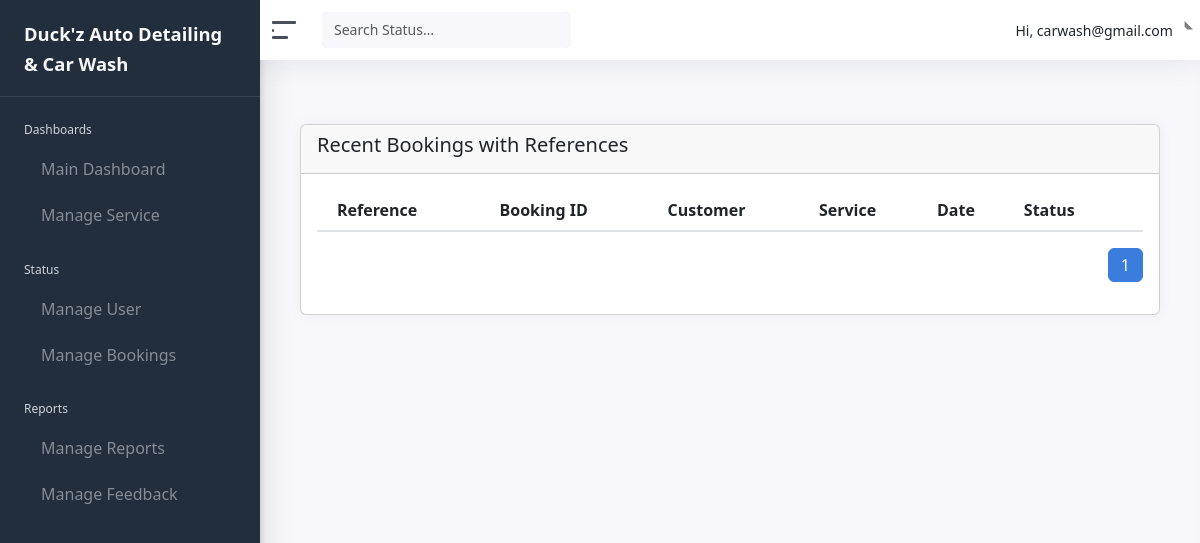
/admin/manage_reference.php (signed in), run on an earlier commit of the app's database.
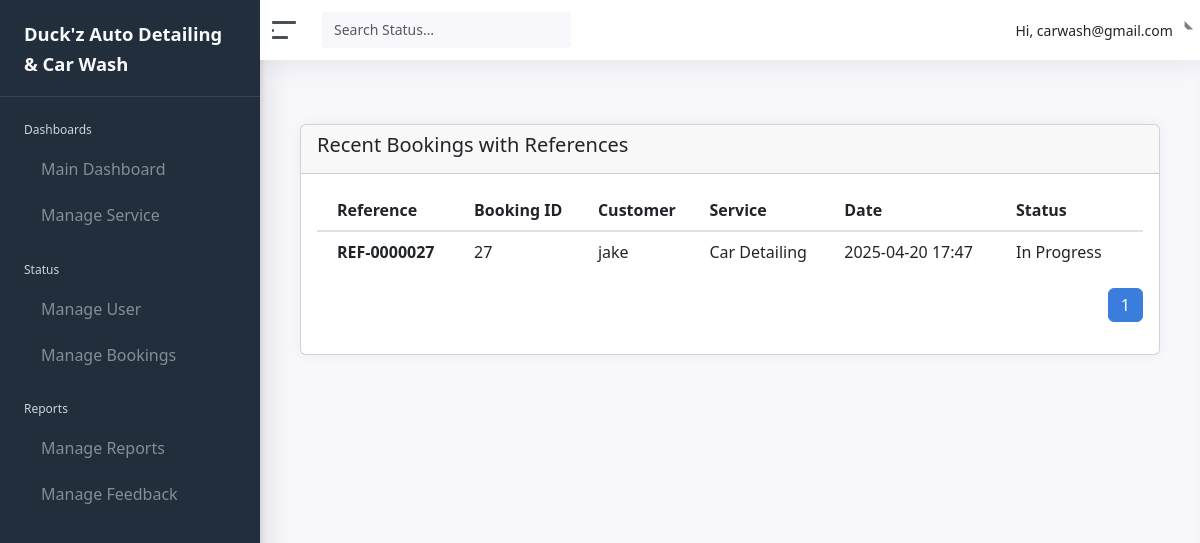
And on a later commit of the database.
### tables this page shows
CREATE TABLE `bookings` (
  `BookingID` int(11) NOT NULL,
  `CustomerID` int(11) NOT NULL,
  `ServiceID` int(11) NOT NULL,
  `BookingDate` datetime DEFAULT current_timestamp(),
  `StatusID` int(11) DEFAULT 1
);

CREATE TABLE `customer` (
  `CustomerID` int(11) NOT NULL,
  `Username` varchar(50) NOT NULL,
  `EmailAddress` varchar(100) NOT NULL,
  `Age` int(11) DEFAULT NULL,
  `Password` varchar(255) NOT NULL,
  `ConfirmPassword` varchar(255) NOT NULL,
  `ProfilePicture` varchar(255) DEFAULT NULL,
  `ServiceID` int(11) DEFAULT NULL,
  `BookingDate` datetime DEFAULT NULL,
  `StatusID` int(11) DEFAULT 1
);

CREATE TABLE `service` (
  `ServiceID` int(11) NOT NULL,
  `ServiceName` varchar(100) NOT NULL,
  `Description` text DEFAULT NULL,
  `ImagePath` varchar(255) DEFAULT NULL
);

CREATE TABLE `status` (
  `StatusID` int(11) NOT NULL,
  `StatusName` varchar(20) NOT NULL
);

### admin/includes/reference.php (called while the page is built)
<?php
function generateBookingReference($bookingID) {
    return 'REF-' . str_pad($bookingID, 7, '0', STR_PAD_LEFT);
}
?>

### admin/manage_reference.php (the view, shortened to what this page needs)
<?php
require_once '../connection/conn.php';
        require_once 'includes/reference.php';
        $limit = 10;
        $page = isset($_GET['page']) ? (int)$_GET['page'] : 1;
        $page = max($page, 1);
        $offset = ($page - 1) * $limit;
        $countQuery = "SELECT COUNT(*) AS total FROM bookings";
        $countResult = mysqli_query($conn, $countQuery);
        $totalBookings = mysqli_fetch_assoc($countResult)['total'];
        $totalPages = ceil($totalBookings / $limit);
        $bookingQuery = "
            SELECT b.BookingID, b.BookingDate, c.Username, s.ServiceName, st.StatusName
            FROM bookings b
            JOIN customer c ON b.CustomerID = c.CustomerID
            JOIN service s ON b.ServiceID = s.ServiceID
            JOIN status st ON b.StatusID = st.StatusID
            ORDER BY b.BookingDate DESC
            LIMIT $limit OFFSET $offset
        ";
        $bookingResult = mysqli_query($conn, $bookingQuery);
?>
<!DOCTYPE html>
<html lang="en">
<head>
    <?php include 'includes/head.php'; ?>
</head>
<body>
    <div class="wrapper">
        <?php include 'includes/sidebar.php'; ?>
        <div class="main">
            <?php include 'includes/navbar.php'; ?>
            <main class="content">
                <div class="row mt-4">
                    <div class="col-12">
                        <div class="card">
                            <div class="card-header">
                                <h5>Recent Bookings with References</h5>
                            </div>
                            <div class="card-body table-responsive">
                                <table class="table table-hover">
                                    <thead>
                                        <tr>
                                            <th>Reference</th>
                                            <th>Booking ID</th>
                                            <th>Customer</th>
                                            <th>Service</th>
                                            <th>Date</th>
                                            <th>Status</th>
                                        </tr>
                                    </thead>
                                    <tbody>
                                        <?php while ($row = mysqli_fetch_assoc($bookingResult)) : ?>
                                            <tr>
                                                <td><strong><?php echo generateBookingReference($row['BookingID']); ?></strong></td>
                                                <td><?php echo $row['BookingID']; ?></td>
                                                <td><?php echo htmlspecialchars($row['Username']); ?></td>
                                                <td><?php echo htmlspecialchars($row['ServiceName']); ?></td>
                                                <td><?php echo date('Y-m-d H:i', strtotime($row['BookingDate'])); ?></td>
                                                <td><?php echo htmlspecialchars($row['StatusName']); ?></td>
                                            </tr>
                                        <?php endwhile; ?>
                                    </tbody>
                                </table>
                                <nav aria-label="Page navigation">
                                <ul class="pagination justify-content-end mt-3">
                                        <?php for ($i = 1; $i <= $totalPages; $i++): ?>
                                            <li class="page-item <?php echo ($i == $page) ? 'active' : ''; ?>">
                                                <a class="page-link" href="?page=<?php echo $i; ?>"><?php echo $i; ?></a>
                                            </li>
                                        <?php endfor; ?>
                                    </ul>
                                </nav>
                            </div>
                        </div>
                    </div>
                </div>
            </main>
        </div>
    </div>
</body>
</html>

What changed in the data, as far as the page shows it:
added bookings: BookingID "REF-0000027", BookingID "27", CustomerID.Username "jake", ServiceID.ServiceName "Car Detailing", BookingDate "2025-04-20 17:47", StatusID.StatusName "In Progress"
